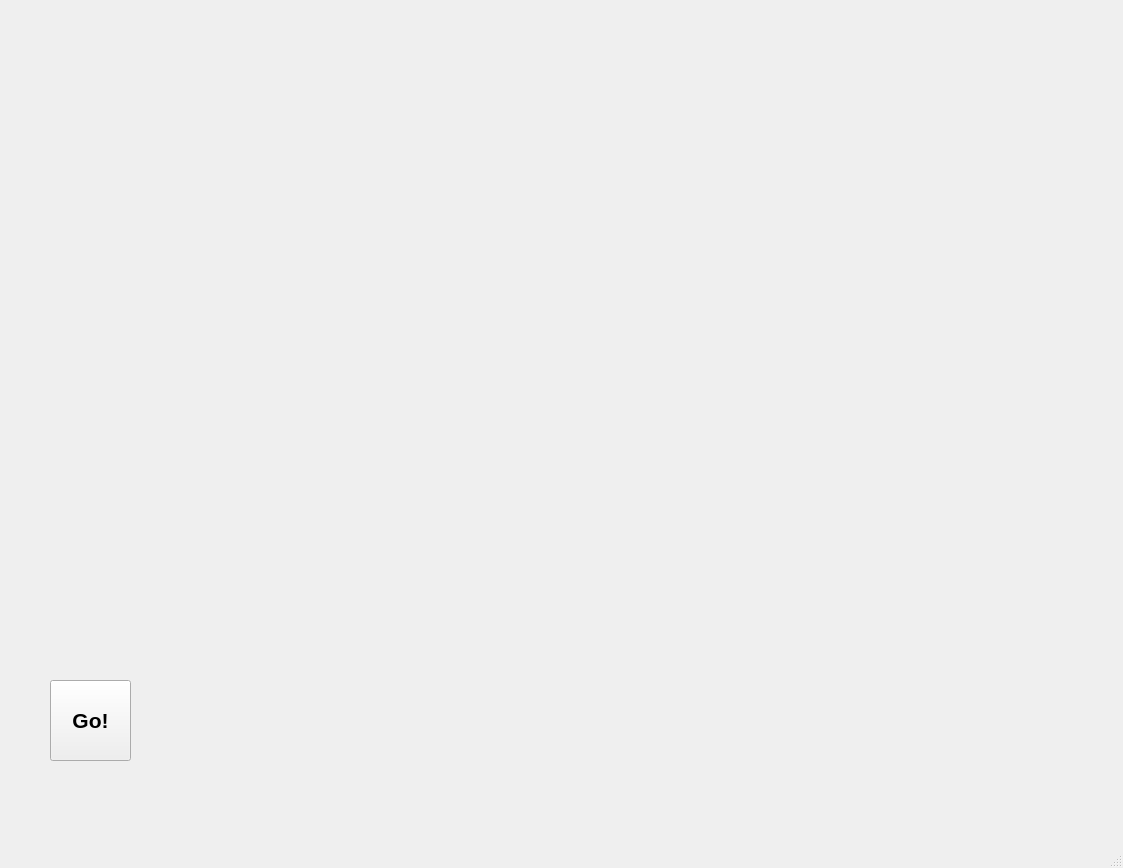
<?xml version="1.0" encoding="UTF-8"?>
<ui version="4.0">
 <class>MainWindow</class>
 <widget class="QMainWindow" name="MainWindow">
  <property name="geometry">
   <rect>
    <x>0</x>
    <y>0</y>
    <width>1123</width>
    <height>868</height>
   </rect>
  </property>
  <property name="windowTitle">
   <string>MainWindow</string>
  </property>
  <property name="autoFillBackground">
   <bool>false</bool>
  </property>
  <property name="styleSheet">
   <string notr="true"/>
  </property>
  <widget class="QWidget" name="centralwidget">
   <property name="styleSheet">
    <string notr="true"/>
   </property>
   <widget class="QLabel" name="img1">
    <property name="geometry">
     <rect>
      <x>0</x>
      <y>0</y>
      <width>1111</width>
      <height>821</height>
     </rect>
    </property>
    <property name="text">
     <string/>
    </property>
    <property name="pixmap">
     <pixmap>background.jpg</pixmap>
    </property>
    <property name="scaledContents">
     <bool>true</bool>
    </property>
   </widget>
   <widget class="QLabel" name="img2">
    <property name="geometry">
     <rect>
      <x>20</x>
      <y>410</y>
      <width>1071</width>
      <height>331</height>
     </rect>
    </property>
    <property name="text">
     <string/>
    </property>
    <property name="pixmap">
     <pixmap>rails.png</pixmap>
    </property>
    <property name="scaledContents">
     <bool>true</bool>
    </property>
   </widget>
   <widget class="QLabel" name="trainLabel">
    <property name="geometry">
     <rect>
      <x>10</x>
      <y>530</y>
      <width>811</width>
      <height>91</height>
     </rect>
    </property>
    <property name="text">
     <string/>
    </property>
    <property name="pixmap">
     <pixmap>train.jpg</pixmap>
    </property>
    <property name="scaledContents">
     <bool>true</bool>
    </property>
   </widget>
   <widget class="QPushButton" name="pushButton">
    <property name="geometry">
     <rect>
      <x>50</x>
      <y>680</y>
      <width>81</width>
      <height>81</height>
     </rect>
    </property>
    <property name="font">
     <font>
      <pointsize>16</pointsize>
      <weight>75</weight>
      <bold>true</bold>
     </font>
    </property>
    <property name="text">
     <string>Go!</string>
    </property>
   </widget>
  </widget>
  <widget class="QMenuBar" name="menubar">
   <property name="geometry">
    <rect>
     <x>0</x>
     <y>0</y>
     <width>1123</width>
     <height>26</height>
    </rect>
   </property>
  </widget>
  <widget class="QStatusBar" name="statusbar"/>
 </widget>
 <resources/>
 <connections/>
</ui>
